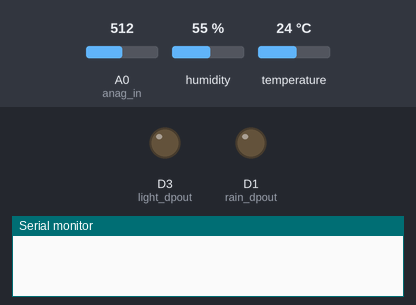
Simulated run of this sketch. Board: ESP8266 (NodeMCU). On the bench: output pins drawn as LEDs (lit = HIGH), the last lines printed to the serial monitor. The test bench sets the inputs (shaded band); at power-on: A0 (anag_in) = 512, humidity 55 %, temperature 24 °C. WiFi joins after 1.5 s; servers stay silent unless stated; network time is answered at once with the bench clock; uploads are accepted with an empty reply. At 2.0 s the program puts the board to deep sleep or switches it off; the recording ends there.

Above: at 0.1 s.
At 1.7 s:
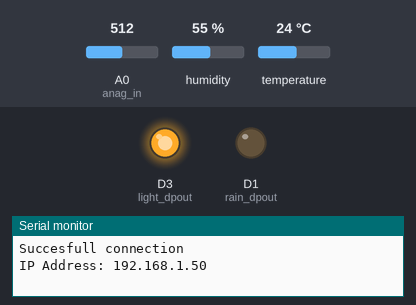
Timing chart, 0 to 2.0 s (numbered marks = the images above):
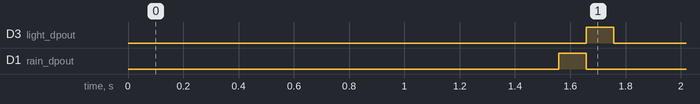

The sketch:

StazioneMeteo.ino
```cpp
#include "DHT.h"        // including the library of DHT11 temperature and humidity sensor
#include <ESP8266WiFi.h>
#include <WiFiUdp.h>
#include <NTPClient.h>


#define DHTTYPE DHT11   // DHT 11

//Pin definition
#define anag_in A0 //Pin for the analog read
#define rain_dpout D1 //Pin to turn on/off the rain sesnor
#define dht_dpin D2 //Pin to read from the temperature sensor
#define light_dpout D3 //Pin to turn on the ligth resistor

//CONST

//Host
const char* host PROGMEM= "192.168.1.99";
const int httpPort PROGMEM= 80;

//WiFi credential
const char* ssid PROGMEM = "FASTWEB-E20FA7"; //"TIM-64269797";     // The SSID (name) of the Wi-Fi network you want to connect to
const char* password PROGMEM = "T18EFRGNRM"; //"kuzXEQG3szcDHK66U6NuDDA2";   // The password of the Wi-Fi network

const int sunset PROGMEM = 21; //average hour of the sunset
const int sunrise PROGMEM = 6; //average hour of the sunrise

const int sleepTime PROGMEM = 300; //Sleep time in second


// Define NTP Client to get time
WiFiUDP ntpUDP;
NTPClient timeClient(ntpUDP, "europe.pool.ntp.org", 7200);

WiFiClient client;

DHT dht(dht_dpin, DHTTYPE);


//Function to approximate the weather from temperature, ligth and rain value
String getWeather(float t) {

  uint32_t beginWait = millis();
  while (!timeClient.update()) {
    if (millis() - beginWait >= 50000) ESP.deepSleep(1); //If the wait is over 2 minutes restart the board
    timeClient.forceUpdate();
  }

  String w = "";

  digitalWrite(rain_dpout, HIGH);
  delay(100);
  int rainAnalogVal = analogRead(anag_in);

  digitalWrite(rain_dpout, LOW);

  digitalWrite(light_dpout, HIGH);
  delay(100);
  int lightAnalogVal = analogRead(anag_in);

  digitalWrite(light_dpout, LOW);

  if (rainAnalogVal > 680) {
    if (lightAnalogVal <= 700 && (timeClient.getHours() > sunrise && timeClient.getHours() < sunset) && timeClient.getHours() != 00 ) w = "cloudy";
    else w = "sunny";
  }
  if (rainAnalogVal <= 680 && t < 0) w = "snow";
  else if (rainAnalogVal <= 680 && rainAnalogVal > 340) w = "rainy";
  else if (rainAnalogVal <= 340) w = "storm";

  /*TESTING*/
  /*
    Serial.println("WEATHER=> " + w);
    Serial.println("TEMPERATURE=> " + String(t));
    Serial.println("LIGHT SENS=> " + String(lightAnalogVal));
    Serial.println("RAIN SENS=> " + String(rainAnalogVal));

    Serial.print("TIME=>");
    Serial.print(timeClient.getHours());
    Serial.print(":");
    Serial.print(timeClient.getMinutes());
    Serial.print(":");
    Serial.println(timeClient.getSeconds());
  */
  return w;
}

//////////////////////////////////////////////////////////////////////////////////////


void setup(void) {
  Serial.begin(9600);
  Serial.println("");

  dht.begin();

  pinMode(rain_dpout, OUTPUT);
  pinMode(light_dpout, OUTPUT);

  WiFi.begin(ssid, password);
  if (WiFi.waitForConnectResult() != WL_CONNECTED) {
    Serial.println(F("WiFi Failed!"));
    return;
  }
  Serial.println(F("Succesfull connection"));
  Serial.println();
  Serial.print(F("IP Address: "));
  Serial.println(WiFi.localIP());

  timeClient.begin();

  float h = dht.readHumidity();
  float t = dht.readTemperature();

  //Serial.println("**TESTING**");
  //Serial.println("HUMIDITY=>" + String(h));

  String weather = getWeather(t);


  Serial.print(F(">>> Connecting to host: "));
  Serial.println(host);

  if (!client.connect(host, httpPort)) {
    Serial.print(F("Connection failed: "));
    Serial.println(host);
  } else {
    Serial.print(F("Connection succesfull: "));
    Serial.println(host);

    //the path and file to send the data to:
    String url = "/update";

    // We now create and add parameters:
    url += "?temp=" + String(t) + "&hum=" + String(h) + "&weather=" + weather;

    //just checks the 1st line of the server response. Could be expanded if needed.
    Serial.println(F("ESP Sending..."));
    do {
      client.println(String("GET ") + url + " HTTP/1.1\r\n" + "Host:" + host + "\r\n" + "Connection : keep-alive\r\n\r\n" );
      Serial.print(F("..."));
    } while (!client.readStringUntil('\n'));
    Serial.println(F("\n"));

  } //end client connection if else
  Serial.println(F("ESP sleep"));
  ESP.deepSleep(sleepTime * 1e6);

}


void loop() {
}
```

Measured:
- by itself, D3 (light_dpout): LOW → HIGH at 1.7 s, → LOW 0.10 s later
- by itself, D1 (rain_dpout): LOW → HIGH at 1.6 s, → LOW 0.10 s later
